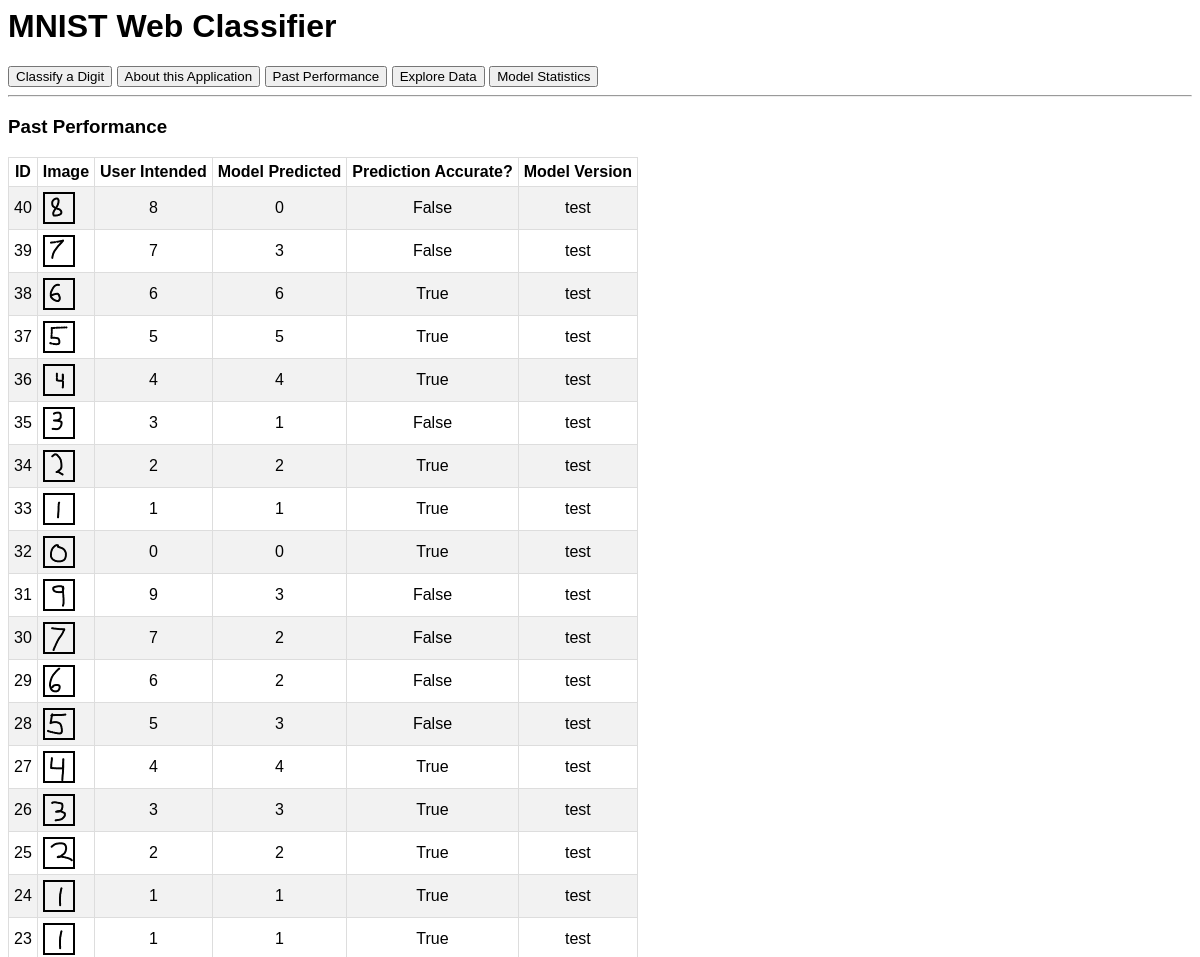
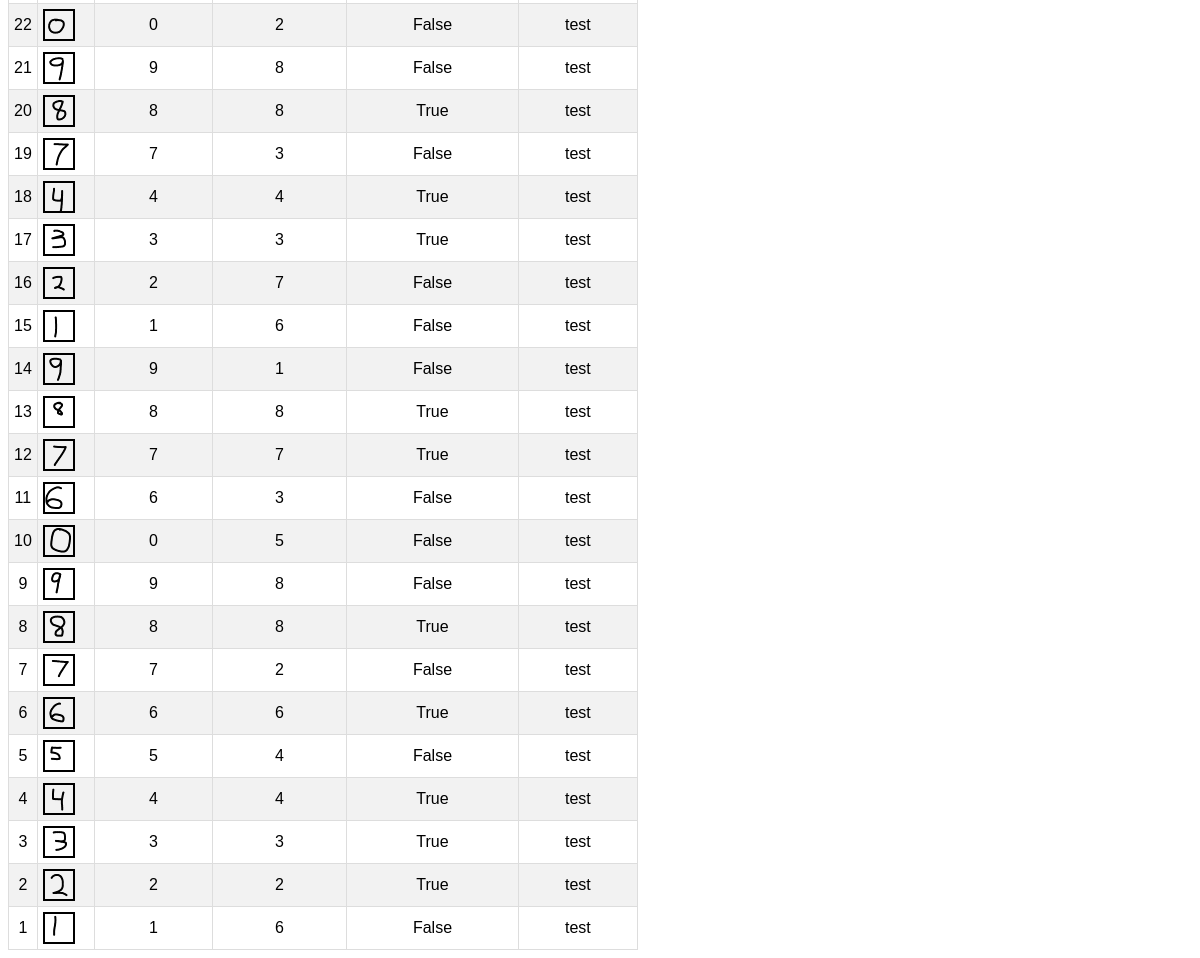
Before: /log with the older database file (2 pictures, top to bottom).
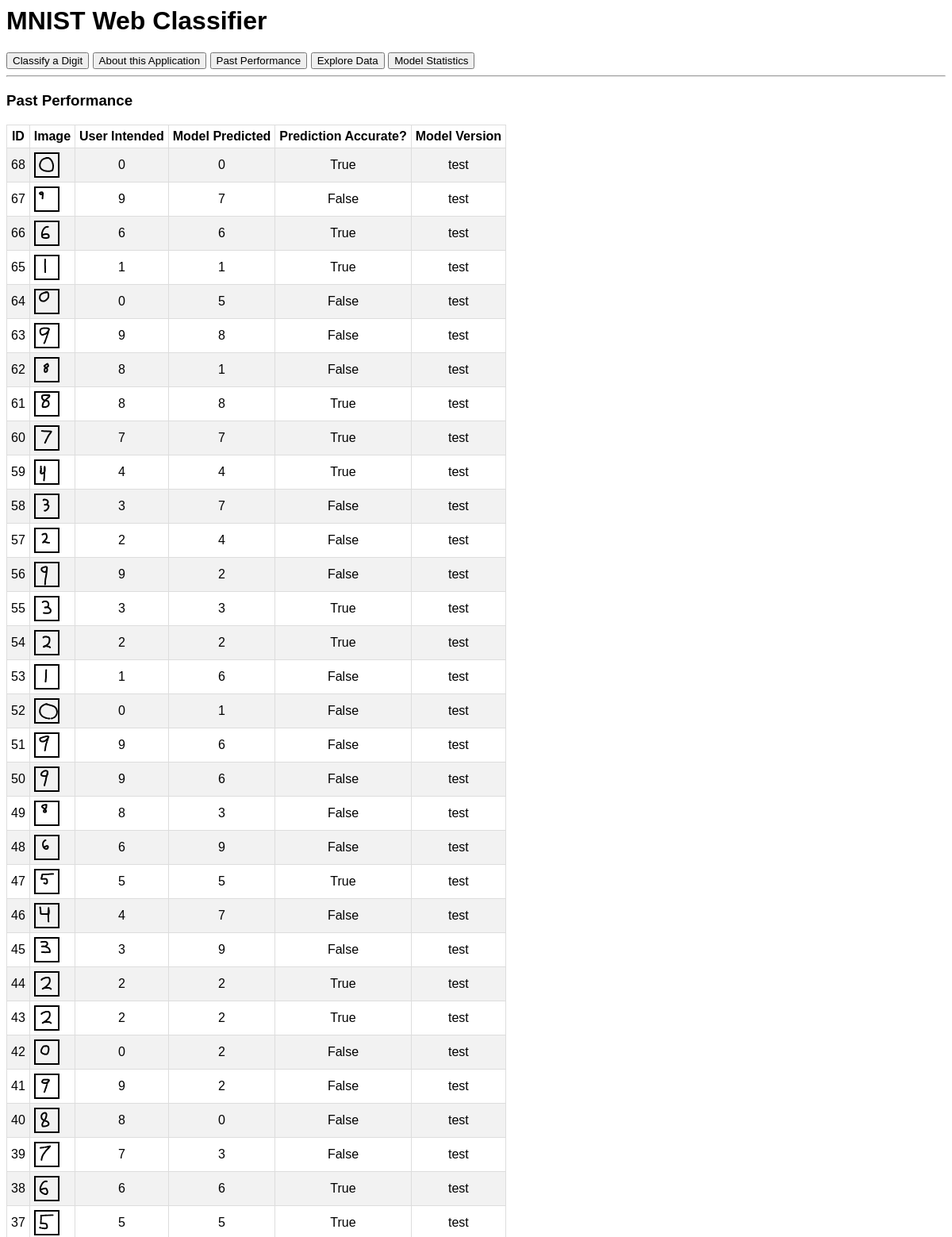
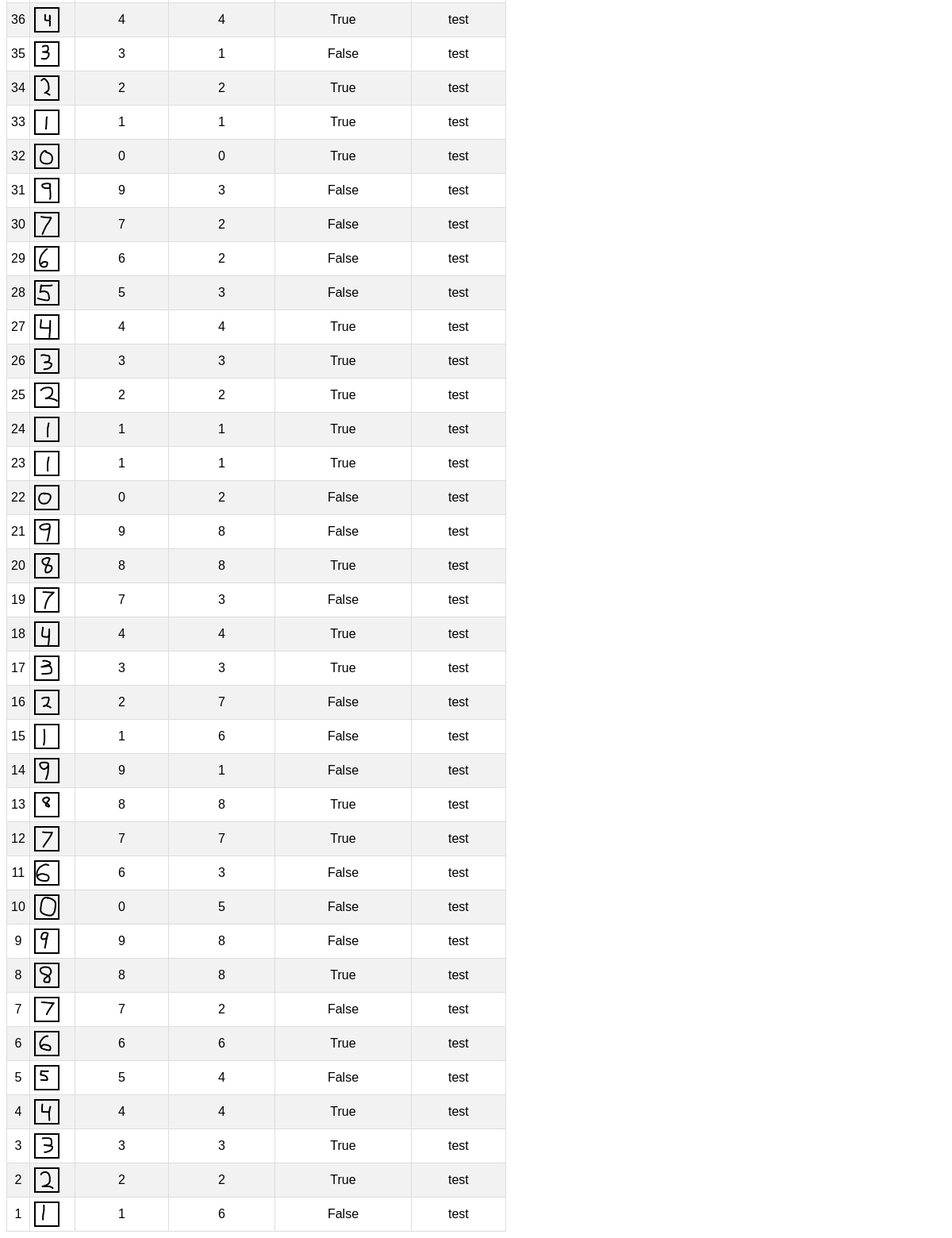
After: the same page with the newer database file (2 pictures, top to bottom).
### app/models.py (models this page shows, shortened)
class History(Base):
    __tablename__ = "history"
    id = Column(Integer, primary_key=True, index=True)
    bits = Column(String, index=True)
    predicted = Column(Integer, index=True)
    intended = Column(Integer, index=True)
    correct = Column(Boolean, index=True)
    model_version = Column(String, index=True)

### app/main.py (the view)
@app.get("/")
async def root(request: Request):
    return templates.TemplateResponse("./draw.html", {"request": request})

### templates/log.html (shortened to what this page needs)
{% include "header.html" %}
<h3>Past Performance</h3>
<table>
        <tr>
            <th>ID</th>
            <th>Image</th>
            <th>User Intended</th>
            <th>Model Predicted</th>
            <th>Prediction Accurate?</th>
            <th>Model Version</th>
        </tr>
        {% for item in hst %}
        <tr>
            <td>{{item[0]}}</td>
            <td>
                    <canvas id="can{{item[0]}}" width="28" height="28" style="border:2px solid;"></canvas>
            </td>
            <td>{{item[3]}}</td>
            <td>{{item[2]}}</td>
            <td>{{item[4]}}</td>
            <td>{{item[5]}}</td>
        </tr>
        {% endfor %}
    </table>

### templates/header.html (shortened to what this page needs)
<h1>MNIST Web Classifier</h1>
<a href="/"><button>Classify a Digit</button></a>
<a href="/about"><button>About this Application</button></a>
<a href="/log"><button>Past Performance</button></a>
<a href="/explore"><button>Explore Data</button></a>
<a href="/stats"><button>Model Statistics</button></a>
<hr>
<script>
        function drawData(d, element) {
            var c = document.getElementById(element);
            var ctx = c.getContext("2d");
            for (var i = 0; i < 28; i++) {
                for (var j = 0; j < 28; j++) {
                    ctx.beginPath();
                    ctx.lineWidth = "2";
                    ctx.strokeStyle = "red";
                    var r_a = 0.3;
                    r_a = d[(28 * j + i)]/255
                    ctx.fillStyle = "rgba(1, 1, 1, " + r_a + ")";
                    ctx.fillRect(1 * i, 1 * j, 1, 1);
                    ctx.stroke()
                }
            }
        }
</script>

### templates/header.html (style rules this page uses)
canvas { padding-left: 0; padding-right: 0; margin-right: auto; display: block; }
* { font-family: Arial, Helvetica, sans-serif; }
table { border: 1px solid black; border-collapse: collapse; }
td, th { padding: 5px; text-align: left; border: 1px solid #ddd; text-align: center; }
tr:nth-child(even) { background-color: #f2f2f2; }
* { box-sizing: border-box; }

Changed rows visible on the page:
added History: id "68", intended "0", predicted "0", correct "True", model_version "test"
added History: id "67", intended "9", predicted "7", correct "False", model_version "test"
added History: id "66", intended "6", predicted "6", correct "True", model_version "test"
added History: id "65", intended "1", predicted "1", correct "True", model_version "test"
added History: id "64", intended "0", predicted "5", correct "False", model_version "test"
added History: id "63", intended "9", predicted "8", correct "False", model_version "test"
added History: id "62", intended "8", predicted "1", correct "False", model_version "test"
added History: id "61", intended "8", predicted "8", correct "True", model_version "test"
added History: id "60", intended "7", predicted "7", correct "True", model_version "test"
added History: id "59", intended "4", predicted "4", correct "True", model_version "test"
added History: id "58", intended "3", predicted "7", correct "False", model_version "test"
added History: id "57", intended "2", predicted "4", correct "False", model_version "test"
added History: id "56", intended "9", predicted "2", correct "False", model_version "test"
added History: id "55", intended "3", predicted "3", correct "True", model_version "test"
added History: id "54", intended "2", predicted "2", correct "True", model_version "test"
added History: id "53", intended "1", predicted "6", correct "False", model_version "test"
added History: id "52", intended "0", predicted "1", correct "False", model_version "test"
added History: id "51", intended "9", predicted "6", correct "False", model_version "test"
added History: id "50", intended "9", predicted "6", correct "False", model_version "test"
added History: id "49", intended "8", predicted "3", correct "False", model_version "test"
added History: id "48", intended "6", predicted "9", correct "False", model_version "test"
added History: id "47", intended "5", predicted "5", correct "True", model_version "test"
added History: id "46", intended "4", predicted "7", correct "False", model_version "test"
added History: id "45", intended "3", predicted "9", correct "False", model_version "test"
added History: id "44", intended "2", predicted "2", correct "True", model_version "test"
added History: id "43", intended "2", predicted "2", correct "True", model_version "test"
added History: id "42", intended "0", predicted "2", correct "False", model_version "test"
added History: id "41", intended "9", predicted "2", correct "False", model_version "test"
